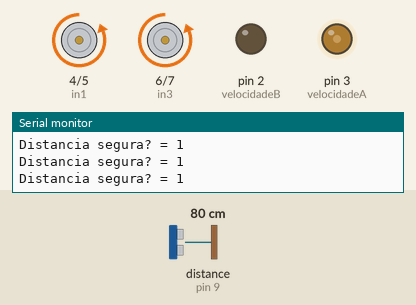
Simulated run of this sketch. Board: Arduino Uno, built with avr-gcc and run on an emulated ATmega328P. On the bench: motor-driver pin pairs drawn as motors (green arrow = first pin HIGH = forward, orange = second pin HIGH = backward, longer = more drive), output pins drawn as LEDs (lit = HIGH), the last lines printed to the serial monitor. Dashed ring = blinking. Inputs (shaded band) come from the test bench; at power-on: distance to the obstacle (sensor on pin 9) 80 cm. The echo pulse lasts 58.3 µs per cm.

Above: at 1.2 s.
1.3 s: distance to the obstacle (sensor on pin 9) set to 17 cm
4.3 s: distance to the obstacle (sensor on pin 9) set to 14 cm
At 4.8 s:
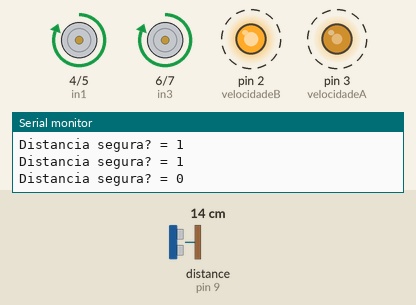
7.3 s: distance to the obstacle (sensor on pin 9) set to 120 cm
At 7.9 s:
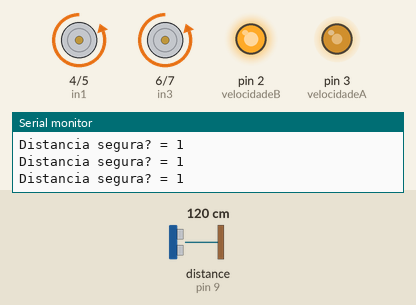
8.8 s: distance to the obstacle (sensor on pin 9) set to 195 cm
11.8 s: distance to the obstacle (sensor on pin 9) set to 204 cm
At 12.6 s:
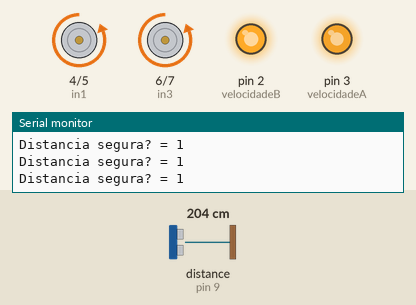
13.3 s: distance to the obstacle (sensor on pin 9) set to 2 cm
At 13.8 s:
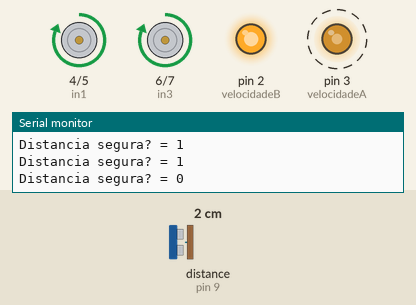
Timing chart, 0 to 17.3 s (numbered marks = the images above; inputs shaded):
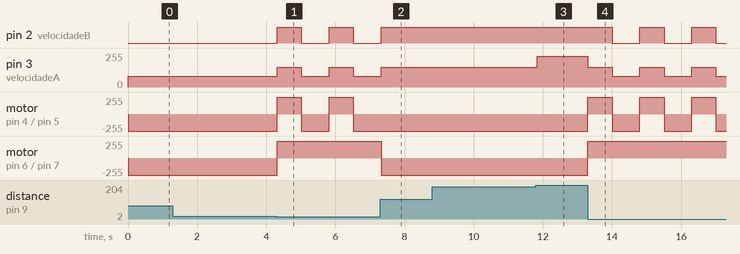

Measured:
- the behaviour switches between 16 and 15 cm on distance to the obstacle (sensor on pin 9) (found by bisection; images 0 and 1)
- the behaviour switches between 200 and 201 cm on distance to the obstacle (sensor on pin 9) (found by bisection; images 2 and 3)
- after the input at 4.3 s, pin 2 (velocidadeB): alternates HIGH for 0.70 s and LOW for 0.80 s, starting at once; pin 3 (velocidadeA): alternates 150/255 for 0.70 s and 80/255 for 0.80 s, starting at once
- after the input at 7.3 s, pin 2 (velocidadeB): goes on until 7.3 s, then stays HIGH; pin 3 (velocidadeA): goes on until 7.3 s, then stays 150/255; motor on pin 4 (in1) / pin 5 (in2): stays backward 255/255 (without the input it goes to forward 255/255 after 0.02 s); motor on pin 6 (in3) / pin 7 (in4): forward 255/255 → backward 255/255 at once
- after the input at 11.8 s, pin 3 (velocidadeA): 150/255 → 230/255 at once
- after the input at 13.3 s, pin 2 (velocidadeB): alternates HIGH for 0.70 s and LOW for 0.80 s, starting after 0.71 s; pin 3 (velocidadeA): alternates 150/255 for 0.70 s and 80/255 for 0.80 s, starting at once

The sketch:

Carrinho.ino
```cpp
//@Autor: Ednilson Brito Lopes

//Carrega a biblioteca do sensor ultrassonico
#include <Ultrasonic.h>

//Define os pinos para o trigger e echo
#define trigger 8
#define echo 9
//Deine os pinos para a Ponte H
#define in1 4
#define in2 5
#define in3 6
#define in4 7
#define velocidadeA 3
#define velocidadeB 2

//Inicializa o sensor nos pinos definidos acima
Ultrasonic ultrasonic(trigger, echo);

//Define as variaveis globais
float distancia = 0.0; //Distância em centímetros.

boolean flgDirecao = true; //Flag de direção do carro| TRUE = Frente, FALSE = Ré
float distanciaMinima = 15.0;
float distanciaMedia = 80.0;
float distanciaAlta = 200.0;

int velocidadeBaixa = 80;
int velocidadeMedia = 150;
int velocidadeAlta = 230;

int velocidadeBaixaB = 85;
int velocidadeMediaB = 155;
int velocidadeAltaB = 235;

void setup()
{
  Serial.begin(9600);
  Serial.println("Lendo dados do sensor...");
  //Define os pinos da ponte H como saída.
  pinMode(in1, OUTPUT);
  pinMode(in2, OUTPUT);
  pinMode(in3, OUTPUT);
  pinMode(in4, OUTPUT);
  pinMode(velocidadeA, OUTPUT);
  pinMode(velocidadeB, OUTPUT);
}

void loop()
{
  Serial.print("Distancia segura? = ");
  Serial.println(isDistanciaSegura());
  verificaDirecao();
  verificaVelocidade();
  //  if (isDistanciaSegura())
  //  {
  //Gira o Motor A no sentido anti-horario
  //   digitalWrite(in1, LOW);
  //   digitalWrite(in2, HIGH);
  //Gira o Motor B no sentido anti-horario
  //   digitalWrite(in3, LOW);
  //   digitalWrite(in4, HIGH);
  //  }
  // else
  // {
  //Gira o Motor A no sentido horario
  //   digitalWrite(in1, HIGH);
  //   digitalWrite(in2, LOW);
  //Gira o Motor B no sentido horario
  //   digitalWrite(in3, HIGH);
  //   digitalWrite(in4, LOW);
}

void verificaDirecao()
{
  if (isDistanciaSegura())
  {
    flgDirecao = true;
  }
  else
  {
    flgDirecao = false;
  }
}

void verificaVelocidade()
{
  if (flgDirecao)
  {
    if (distancia > distanciaAlta)
    {
      velocidadeAltaCarro();
    }
    else if (distancia > distanciaMedia)
    {
      velocidadeMediaCarro();
    }
    else if (distancia > distanciaMinima)
    {
      velocidadeBaixaCarro();
    }
  }
  else
  {
    andaParaTras();
    virar();
  }
}

void velocidadeAltaCarro()
{
  //Define a velocidade alta
  analogWrite(velocidadeA, velocidadeAlta);
  analogWrite(velocidadeB, velocidadeAltaB);
  //Gira o Motor A no sentido anti-horario
  digitalWrite(in1, LOW);
  digitalWrite(in2, HIGH);
  //Gira o Motor B no sentido anti-horario
  digitalWrite(in3, LOW);
  digitalWrite(in4, HIGH);
}

void velocidadeMediaCarro()
{
  //Define a velocidade média
  analogWrite(velocidadeA, velocidadeMedia);
  analogWrite(velocidadeB, velocidadeMediaB);
  //Gira o Motor A no sentido anti-horario
  digitalWrite(in1, LOW);
  digitalWrite(in2, HIGH);
  //Gira o Motor B no sentido anti-horario
  digitalWrite(in3, LOW);
  digitalWrite(in4, HIGH);
}

void velocidadeBaixaCarro()
{
  //Define a velocidade baixa
  analogWrite(velocidadeA, velocidadeBaixa);
  analogWrite(velocidadeB, velocidadeBaixaB);
  //Gira o Motor A no sentido anti-horario
  digitalWrite(in1, LOW);
  digitalWrite(in2, HIGH);
  //Gira o Motor B no sentido anti-horario
  digitalWrite(in3, LOW);
  digitalWrite(in4, HIGH);
}

void andaParaTras()
{
  if (!flgDirecao)
  {
    //Define a velocidade média
    analogWrite(velocidadeA, velocidadeMedia);
    analogWrite(velocidadeB, velocidadeMediaB);

    //Gira o Motor A no sentido horario
    digitalWrite(in1, HIGH);
    digitalWrite(in2, LOW);
    //Gira o Motor B no sentido horario
    digitalWrite(in3, HIGH);
    digitalWrite(in4, LOW);
    delay(700);
    flgDirecao = true;
  }
}
void virar()
{
  //Define a velocidade média
    analogWrite(velocidadeA, velocidadeBaixa);
    analogWrite(velocidadeB, velocidadeBaixaB);
  //Gira o Motor A no sentido anti-horario
  digitalWrite(in1, LOW);
  digitalWrite(in2, HIGH);
  //Gira o Motor B no sentido horario
  digitalWrite(in3, HIGH);
  digitalWrite(in4, LOW);
  delay(800);
}

//Valida se a distancia é uma distancia segura.
boolean isDistanciaSegura()
{
  boolean b = false;
  long microsec = ultrasonic.timing();
  distancia = ultrasonic.convert(microsec, Ultrasonic::CM);
  if (flgDirecao)
  {
    if (distancia > distanciaMinima)
    {
      b = true;
    }
  }
  return b;
}
```
